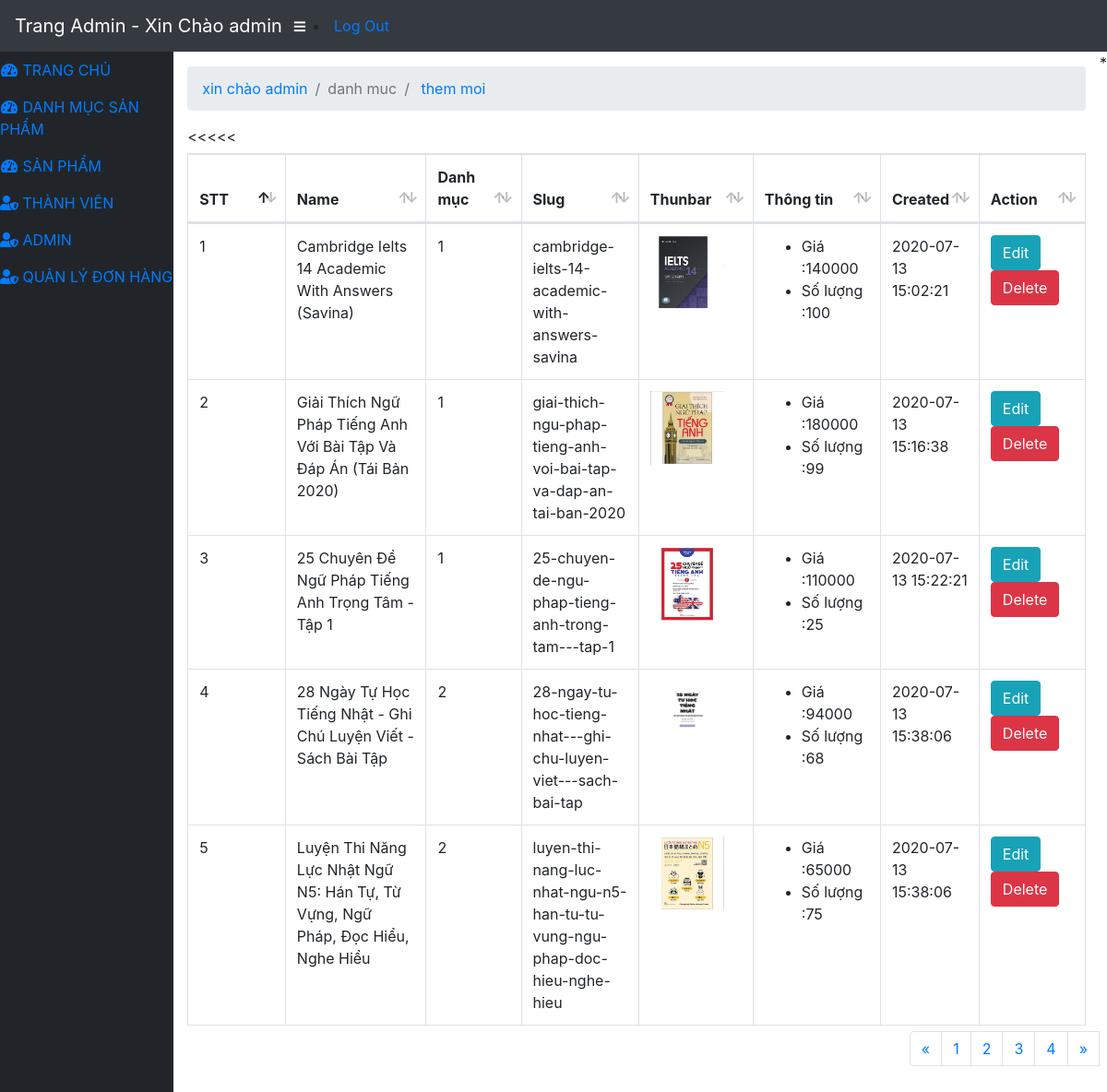
The page /admin/modules/product/index.php (signed in) on the database its author committed.
### tables this page shows
CREATE TABLE `product` (
  `id` int(11) NOT NULL,
  `name` varchar(100) NOT NULL,
  `slug` varchar(100) NOT NULL,
  `price` int(11) NOT NULL,
  `sale` tinyint(4) NOT NULL,
  `thunbar` varchar(100) NOT NULL,
  `category_id` int(11) NOT NULL,
  `content` text NOT NULL,
  `number` int(11) NOT NULL,
  `head` int(11) NOT NULL,
  `view` int(11) NOT NULL,
  `hot` tinyint(4) NOT NULL,
  `pay` int(11) NOT NULL,
  `created_at` timestamp NOT NULL DEFAULT current_timestamp(),
  `updated_at` timestamp NOT NULL DEFAULT current_timestamp()
);

### libraries/Database.php (called while the page is built, shortened)
<?php
    class Database
    {
        public $link;
        public function __construct()
        {
            $this->link = mysqli_connect("localhost","root","","store") or die ();
            mysqli_set_charset($this->link,"utf8");
        }
        public function countTable($table)
        {
            $sql = "SELECT id FROM  {$table}";
            $result = mysqli_query($this->link, $sql) or die("Lỗi Truy Vấn countTable----" .mysqli_error($this->link));
            $num = mysqli_num_rows($result);
            return $num;
        }
         public  function fetchJone($table,$sql ,$page = 0,$row ,$pagi = false )
        {
            $data = [];
            if ($pagi == true )
            {
                $total = $this->countTable($table);
                $sotrang = ceil($total / $row);
                $start = ($page - 1 ) * $row ;
                $sql .= " LIMIT $start,$row";
                $data = [ "page" => $sotrang];
                $result = mysqli_query($this->link,$sql) or die("Lỗi truy vấn fetchJone ---- " .mysqli_error($this->link));
            }
            else
            {
                $result = mysqli_query($this->link,$sql) or die("Lỗi truy vấn fetchJone ---- " .mysqli_error($this->link));
            }
            if( $result)
            {
                while ($num = mysqli_fetch_assoc($result))
                {
                    $data[] = $num;
                }
            }
            return $data;
        }
    }
?>

### libraries/Function.php (called while the page is built, shortened)
<?php
    function base_url()
    {
        return $url  = "http://localhost:8080/store/";
    }
    function uploads()
    {
        return base_url() . "public/uploads/";
    }
 ?>

### admin/modules/product/index.php (the view, shortened to what this page needs)
  <?php
        require_once ("../../../libraries/Database.php");
        require_once("../../../libraries/Function.php");
        $db=new Database;
        if(isset($_GET['page']))
           {
            $p=$_GET['page'];
           }
        else{
            $p=1;
        }
        $sql="SELECT product.*,category.name as namecate FROM product
              LEFT JOIN category on category.id = product.category_id";
              $product =$db->fetchJone('product',$sql,$p,5,true);
              if(isset($product['page']))
              {
                $sotrang= $product['page'];
                unset($product['page']);
              }
?>
<?php require_once("../../layouts/header.php") ; ?>
            <div id="content-wrapper">
                <div class="container-fluid">
                    <ol class="breadcrumb">
                        <li class="breadcrumb-item">
                            <a href="index.html">xin chào admin</a>
                        </li>
                        <li class="breadcrumb-item active">danh muc</li>
                        <li class="breadcrumb-item  ">
                            <a href="add.php">them moi</a>
                        </li>
                    </ol>
                </div>
                <div class="col-sm-12">
    <table class="table table-bordered dataTable" id="dataTable" width="100%" cellspacing="0" role="grid" aria-describedby="dataTable_info" style="width: 100%;">
        <thead>
            <tr role="row">
                <th class="sorting_asc" tabindex="0" aria-controls="dataTable" rowspan="1" colspan="1" aria-sort="ascending" aria-label="Name: activate to sort column descending" style="width: 197px;">STT</th>
                <th class="sorting" tabindex="0" aria-controls="dataTable" rowspan="1" colspan="1" aria-label="Position: activate to sort column ascending" style="width: 301px;">Name</th>
                 <th class="sorting" tabindex="0" aria-controls="dataTable" rowspan="1" colspan="1" aria-label="Office: activate to sort column ascending" style="width: 144px;">Danh mục</th>
                <th class="sorting" tabindex="0" aria-controls="dataTable" rowspan="1" colspan="1" aria-label="Office: activate to sort column ascending" style="width: 144px;">Slug</th>
                 <th class="sorting" tabindex="0" aria-controls="dataTable" rowspan="1" colspan="1" aria-label="Office: activate to sort column ascending" style="width: 144px;">Thunbar</th>
                 <th class="sorting" tabindex="0" aria-controls="dataTable" rowspan="1" colspan="1" aria-label="Office: activate to sort column ascending" style="width: 144px;">Thông tin</th>
                <th class="sorting" tabindex="0" aria-controls="dataTable" rowspan="1" colspan="1" aria-label="Age: activate to sort column ascending" style="width: 71px;">Created</th>
                <th class="sorting" tabindex="0" aria-controls="dataTable" rowspan="1" colspan="1" aria-label="Start date: activate to sort column ascending" style="width: 140px;">Action</th>
            </tr>
        </thead>
        <tbody>
            <?php $stt =1 ; foreach ($product as $item ) : ?>
            <tr role="row" class="odd">
                <td class="sorting_1"><?php echo $stt ?></td>
                <td><?php echo $item['name'] ?></td>
                 <td><?php echo $item['category_id'] ?></td>
                <td><?php echo $item['slug'] ?></td>
                <<td>
                    <img src="<?php echo uploads() ?>product/<?php echo $item['thunbar'] ?>" width="80px" height="80px" alt="">
                </td>
                <td>
                    <ul>
                        <li> Giá :<?php echo $item['price'] ?></li>
                         <li> Số lượng :<?php echo $item['number'] ?></li>
                    </ul>
                </td>
              <td><?php echo $item['created_at'] ?></td>
                <td><a class="btn btn-xs btn-info" href="edit.php?id=<?php echo $item['id'] ?> ">Edit</a>
                    <a class="btn btn-xs btn-danger" href="delete.php?id=<?php echo $item['id'] ?>">Delete</a>
                </td>
            </tr>
        <?php $stt++ ;endforeach ?>
        </tbody>
    </table>
  </div>
    <div class="pull-right" style="float: right;">
        <nav aria-label="Page navigation example">
  <ul class="pagination" class="clearfix">
    <li class="page-item">
      <a class="page-link" href="#" aria-label="Previous">
        <span aria-hidden="true">&laquo;</span>
      </a>
    </li>
         <?php for ($i =1;$i <= $sotrang; $i++) : ?>
            <?php
                if(isset($_GET['page']))
                {
                    $p=$_GET['page'];
                }
                else
                {
                    $p=1;
                }
            ?>
            <li class="<?php echo($i== $p) ? 'active' : '' ?>">
                <a class="page-link" href="?page=<?php echo $i ; ?>"><?php echo $i; ?></a>
            </li>
        <?php endfor ; ?>
      <a class="page-link" href="#" aria-label="Next">
        <span aria-hidden="true">&raquo;</span>
      </a>
  </ul>
</nav>
    </div>
</div>
   <?php require_once("../../layouts/header.php"); ?>*

### rows shown on the page
product: name "Cambridge Ielts 14 Academic With Answers (Savina)", category "1", slug "cambridge-ielts-14-academic-with-answers-savina", thunbar (picture), price "140000", number "100", created_at "2020-07-13 15:02:21"
product: name "Giải Thích Ngữ Pháp Tiếng Anh Với Bài Tập Và Đáp Án (Tái Bản 2020)", category "1", slug "giai-thich-ngu-phap-tieng-anh-voi-bai-tap-va-dap-an-tai-ban-2020", thunbar (picture), price "180000", number "99", created_at "2020-07-13 15:16:38"
product: name "25 Chuyên Đề Ngữ Pháp Tiếng Anh Trọng Tâm - Tập 1", category "1", slug "25-chuyen-de-ngu-phap-tieng-anh-trong-tam---tap-1", thunbar (picture), price "110000", number "25", created_at "2020-07-13 15:22:21"
product: name "28 Ngày Tự Học Tiếng Nhật - Ghi Chú Luyện Viết - Sách Bài Tập", category "2", slug "28-ngay-tu-hoc-tieng-nhat---ghi-chu-luyen-viet---sach-bai-tap", thunbar (picture), price "94000", number "68", created_at "2020-07-13 15:38:06"
product: name "Luyện Thi Năng Lực Nhật Ngữ N5: Hán Tự, Từ Vựng, Ngữ Pháp, Đọc Hiểu, Nghe Hiểu", category "2", slug "luyen-thi-nang-luc-nhat-ngu-n5-han-tu-tu-vung-ngu-phap-doc-hieu-nghe-hieu", thunbar (picture), price "65000", number "75", created_at "2020-07-13 15:38:06"

### other values the page prints
$_SESSION['admin_name'] "admin"
